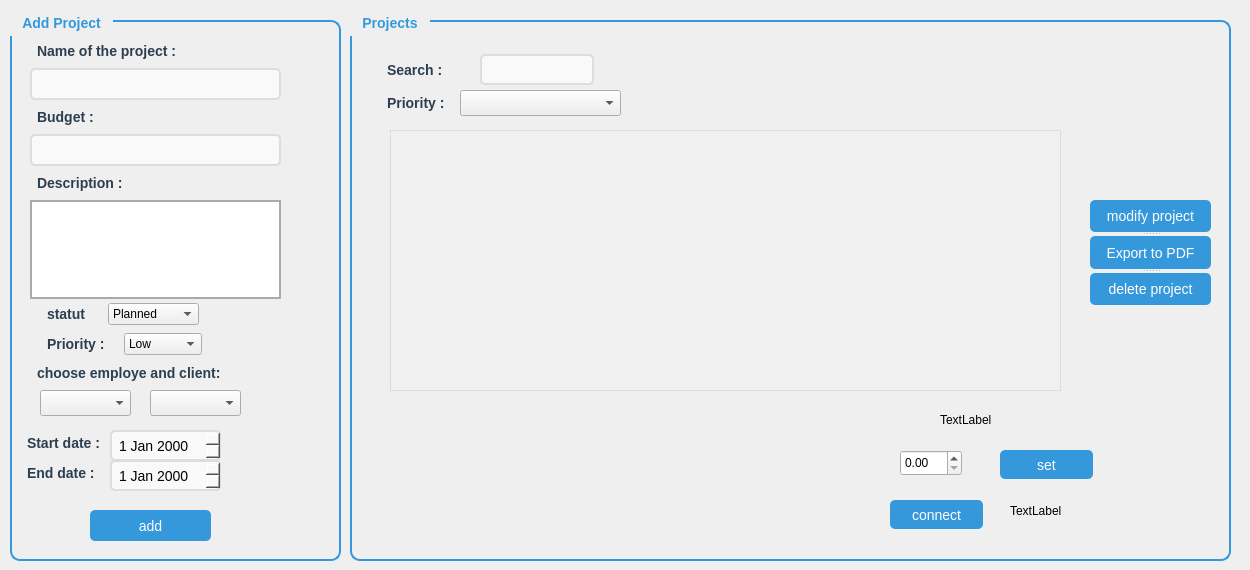
     <widget class="QWidget" name="Projects">
      <attribute name="title">
       <string>Tab 1</string>
      </attribute>
      <widget class="QGroupBox" name="groupBox">
       <property name="geometry">
        <rect>
         <x>10</x>
         <y>10</y>
         <width>331</width>
         <height>551</height>
        </rect>
       </property>
       <property name="styleSheet">
        <string notr="true">QGroupBox {
    border: 2px solid #3498db;
    border-radius: 10px;
    margin-top: 10px;
    font-weight: bold;
    font-size: 14px;
    padding: 10px;
}
QGroupBox::title {
    subcontrol-origin: margin;
    subcontrol-position: top left;
    padding: 5px 10px;
    color: #3498db;
}
</string>
       </property>
       <property name="title">
        <string>Add Project</string>
       </property>
       <widget class="QPushButton" name="addButton">
        <property name="geometry">
         <rect>
          <x>80</x>
          <y>500</y>
          <width>121</width>
          <height>31</height>
         </rect>
        </property>
        <property name="styleSheet">
         <string notr="true">QPushButton {
    background-color: #3498db;
    color: white;
    border-radius: 5px;
    padding: 8px 15px;
    font-size: 14px;
}
QPushButton:hover {
    background-color: #2980b9;
}
QPushButton:pressed {
    background-color: #1c5985;
}
</string>
        </property>
        <property name="text">
         <string>add</string>
        </property>
       </widget>
       <widget class="QDateEdit" name="dateDebutEdit">
        <property name="geometry">
         <rect>
          <x>100</x>
          <y>420</y>
          <width>111</width>
          <height>31</height>
         </rect>
        </property>
        <property name="styleSheet">
         <string notr="true">QDateEdit {
    border: 2px solid #ddd;
    border-radius: 5px;
    padding: 5px;
    font-size: 14px;
    background-color: #f9f9f9;
}
QDateEdit::drop-down {
    border: none;
}
</string>
        </property>
       </widget>
       <widget class="QLabel" name="label_2">
        <property name="geometry">
         <rect>
          <x>10</x>
          <y>420</y>
          <width>88</width>
          <height>25</height>
         </rect>
        </property>
        <property name="styleSheet">
         <string notr="true">QLabel {
    font-size: 14px;
    font-weight: bold;
    color: #2c3e50; /* Gris foncé */
    padding: 3px;
}
</string>
        </property>
        <property name="text">
         <string>Start date :</string>
        </property>
       </widget>
       <widget class="QWidget" name="layoutWidget">
        <property name="geometry">
         <rect>
          <x>20</x>
          <y>30</y>
          <width>251</width>
          <height>259</height>
         </rect>
        </property>
        <layout class="QVBoxLayout" name="verticalLayout_4">
         <item>
          <widget class="QLabel" name="label_6">
           <property name="styleSheet">
            <string notr="true">QLabel {
    font-size: 14px;
    font-weight: bold;
    color: #2c3e50; /* Gris foncé */
    padding: 3px;
}
</string>
           </property>
           <property name="text">
            <string>Name of the project :</string>
           </property>
          </widget>
         </item>
         <item>
          <widget class="QLineEdit" name="nomLineEdit">
           <property name="styleSheet">
            <string notr="true">QLineEdit {
    border: 2px solid #ddd;
    border-radius: 5px;
    padding: 5px;
    font-size: 14px;
    background-color: #f9f9f9;
}
QLineEdit:focus {
    border: 2px solid #3498db;
    background-color: white;
}
</string>
           </property>
           <property name="text">
            <string/>
           </property>
          </widget>
         </item>
         <item>
          <widget class="QLabel" name="label_7">
           <property name="styleSheet">
            <string notr="true">QLabel {
    font-size: 14px;
    font-weight: bold;
    color: #2c3e50; /* Gris foncé */
    padding: 3px;
}
</string>
           </property>
           <property name="text">
            <string>Budget :</string>
           </property>
          </widget>
         </item>
         <item>
          <widget class="QLineEdit" name="budgetLineEdit">
           <property name="styleSheet">
            <string notr="true">QLineEdit {
    border: 2px solid #ddd;
    border-radius: 5px;
    padding: 5px;
    font-size: 14px;
    background-color: #f9f9f9;
}
QLineEdit:focus {
    border: 2px solid #3498db;
    background-color: white;
}
</string>
           </property>
           <property name="text">
            <string/>
           </property>
          </widget>
         </item>
         <item>
          <widget class="QLabel" name="label_8">
           <property name="styleSheet">
            <string notr="true">QLabel {
    font-size: 14px;
    font-weight: bold;
    color: #2c3e50; /* Gris foncé */
    padding: 3px;
}
</string>
           </property>
           <property name="text">
            <string>Description :</string>
           </property>
          </widget>
         </item>
         <item>
          <widget class="QTextEdit" name="descLineEdit">
           <property name="styleSheet">
            <string notr="true">QTextEdit:focus {
    border: 2px solid #3498db;
    background-color: white;
}


QTextEdit {
    background-color: #1e1e1e;  /* Fond noir */
    color: #ffffff;  /* Texte blanc */
    border: 1px solid #333333;  /* Bordure grise */

    selection-background-color: #444444; /* Couleur de sélection */
}
QTextEdit {
    background-color: #ffffff;
    color: #222222;
    font-size: 14px;
    border: 2px solid #aaaaaa;

    box-shadow: 2px 2px 5px rgba(0, 0, 0, 0.3); /* Ombre */

}
</string>
           </property>
          </widget>
         </item>
        </layout>
       </widget>
       <widget class="QDateEdit" name="dateFinEdit">
        <property name="geometry">
         <rect>
          <x>100</x>
          <y>450</y>
          <width>111</width>
          <height>31</height>
         </rect>
        </property>
        <property name="styleSheet">
         <string notr="true">QDateEdit {
    border: 2px solid #ddd;
    border-radius: 5px;
    padding: 5px;
    font-size: 14px;
    background-color: #f9f9f9;
}
QDateEdit::drop-down {
    border: none;
}

</string>
        </property>
       </widget>
       <widget class="QLabel" name="label_3">
        <property name="geometry">
         <rect>
          <x>10</x>
          <y>450</y>
          <width>81</width>
          <height>25</height>
         </rect>
        </property>
        <property name="styleSheet">
         <string notr="true">QLabel {
    font-size: 14px;
    font-weight: bold;
    color: #2c3e50; /* Gris foncé */
    padding: 3px;
}
</string>
        </property>
        <property name="text">
         <string>End date :</string>
        </property>
       </widget>
       <widget class="QWidget" name="layoutWidget">
        <property name="geometry">
         <rect>
          <x>30</x>
          <y>320</y>
          <width>162</width>
          <height>28</height>
         </rect>
        </property>
        <layout class="QHBoxLayout" name="horizontalLayout">
         <item>
          <widget class="QLabel" name="label">
           <property name="styleSheet">
            <string notr="true">QLabel {
    font-size: 14px;
    font-weight: bold;
    color: #2c3e50; /* Gris foncé */
    padding: 3px;
}
</string>
           </property>
           <property name="text">
            <string>Priority :</string>
           </property>
          </widget>
         </item>
         <item>
          <widget class="QComboBox" name="prioriteComboBox">
           <item>
            <property name="text">
             <string>Low</string>
            </property>
           </item>
           <item>
            <property name="text">
             <string>Medium</string>
            </property>
           </item>
           <item>
            <property name="text">
             <string>High</string>
            </property>
           </item>
          </widget>
         </item>
        </layout>
       </widget>
       <widget class="QWidget" name="layoutWidget">
        <property name="geometry">
         <rect>
          <x>30</x>
          <y>290</y>
          <width>159</width>
          <height>28</height>
         </rect>
        </property>
        <layout class="QHBoxLayout" name="horizontalLayout_4">
         <item>
          <widget class="QLabel" name="label_4">
           <property name="styleSheet">
            <string notr="true">QLabel {
    font-size: 14px;
    font-weight: bold;
    color: #2c3e50; /* Gris foncé */
    padding: 3px;
}
</string>
           </property>
           <property name="text">
            <string>statut</string>
           </property>
          </widget>
         </item>
         <item>
          <widget class="QComboBox" name="statusComboBox">
           <item>
            <property name="text">
             <string>Planned</string>
            </property>
           </item>
           <item>
            <property name="text">
             <string>In Progress</string>
            </property>
           </item>
           <item>
            <property name="text">
             <string>Completed</string>
            </property>
           </item>
          </widget>
         </item>
        </layout>
       </widget>
       <widget class="QComboBox" name="employeComboBox">
        <property name="geometry">
         <rect>
          <x>30</x>
          <y>380</y>
          <width>91</width>
          <height>26</height>
         </rect>
        </property>
       </widget>
       <widget class="QComboBox" name="clientComboBox">
        <property name="geometry">
         <rect>
          <x>140</x>
          <y>380</y>
          <width>91</width>
          <height>26</height>
         </rect>
        </property>
       </widget>
       <widget class="QLabel" name="label_5">
        <property name="geometry">
         <rect>
          <x>20</x>
          <y>350</y>
          <width>211</width>
          <height>25</height>
         </rect>
        </property>
        <property name="styleSheet">
         <string notr="true">QLabel {
    font-size: 14px;
    font-weight: bold;
    color: #2c3e50; /* Gris foncé */
    padding: 3px;
}
</string>
        </property>
        <property name="text">
         <string>choose employe and client:</string>
        </property>
       </widget>
      </widget>
      <widget class="QLabel" name="label_pic">
       <property name="geometry">
        <rect>
         <x>1130</x>
         <y>-20</y>
         <width>111</width>
         <height>81</height>
        </rect>
       </property>
       <property name="text">
        <string/>
       </property>
      </widget>
      <widget class="QGroupBox" name="groupBox_3">
       <property name="geometry">
        <rect>
         <x>350</x>
         <y>10</y>
         <width>881</width>
         <height>551</height>
        </rect>
       </property>
       <property name="styleSheet">
        <string notr="true">QGroupBox {
    border: 2px solid #3498db;
    border-radius: 10px;
    margin-top: 10px;
    font-weight: bold;
    font-size: 14px;
    padding: 10px;
}
QGroupBox::title {
    subcontrol-origin: margin;
    subcontrol-position: top left;
    padding: 5px 10px;
    color: #3498db;
}
</string>
       </property>
       <property name="title">
        <string>Projects</string>
       </property>
       <widget class="QTableView" name="tableView">
        <property name="geometry">
         <rect>
          <x>40</x>
          <y>120</y>
          <width>671</width>
          <height>261</height>
         </rect>
        </property>
        <property name="styleSheet">
         <string notr="true">QTableView {
    background-color: #f0f0f0;
    border: 1px solid #dcdcdc;
    font-size: 12px;
    color: #333;
    selection-background-color: #A3C1D1;
    selection-color: white;
}

QTableView::item {
    padding: 5px;
    border-bottom: 1px solid #ddd;
}

QTableView::header {
    background-color: #4CAF50;
    color: white;
    font-weight: bold;
}
</string>
        </property>
       </widget>
       <widget class="QSplitter" name="splitter_5">
        <property name="geometry">
         <rect>
          <x>740</x>
          <y>190</y>
          <width>121</width>
          <height>105</height>
         </rect>
        </property>
        <property name="orientation">
         <enum>Qt::Orientation::Vertical</enum>
        </property>
        <widget class="QPushButton" name="modifyButton">
         <property name="styleSheet">
          <string notr="true">QPushButton {
    background-color: #3498db;
    color: white;
    border-radius: 5px;
    padding: 8px 15px;
    font-size: 14px;
}
QPushButton:hover {
    background-color: #2980b9;
}
QPushButton:pressed {
    background-color: #1c5985;
}
</string>
         </property>
         <property name="text">
          <string>modify project</string>
         </property>
        </widget>
        <widget class="QPushButton" name="exportButton">
         <property name="styleSheet">
          <string notr="true">QPushButton {
    background-color: #3498db;
    color: white;
    border-radius: 5px;
    padding: 8px 15px;
    font-size: 14px;
}
QPushButton:hover {
    background-color: #2980b9;
}
QPushButton:pressed {
    background-color: #1c5985;
}
</string>
         </property>
         <property name="text">
          <string>Export to PDF</string>
         </property>
        </widget>
        <widget class="QPushButton" name="deleteButton">
         <property name="styleSheet">
          <string notr="true">QPushButton {
    background-color: #3498db;
    color: white;
    border-radius: 5px;
    padding: 8px 15px;
    font-size: 14px;
}
QPushButton:hover {
    background-color: #2980b9;
}
QPushButton:pressed {
    background-color: #1c5985;
}
</string>
         </property>
         <property name="text">
          <string>delete project</string>
         </property>
        </widget>
       </widget>
       <widget class="QWidget" name="verticalLayoutWidget_3">
        <property name="geometry">
         <rect>
          <x>20</x>
          <y>400</y>
          <width>481</width>
          <height>101</height>
         </rect>
        </property>
        <layout class="QVBoxLayout" name="verticalLayout"/>
       </widget>
       <widget class="QLineEdit" name="searchLineEdit">
        <property name="geometry">
         <rect>
          <x>130</x>
          <y>44</y>
          <width>114</width>
          <height>31</height>
         </rect>
        </property>
        <property name="styleSheet">
         <string notr="true">QLineEdit {
    border: 2px solid #ddd;
    border-radius: 5px;
    padding: 5px;
    font-size: 14px;
    background-color: #f9f9f9;
}
QLineEdit:focus {
    border: 2px solid #3498db;
    background-color: white;
}
</string>
        </property>
        <property name="text">
         <string/>
        </property>
       </widget>
       <widget class="QLabel" name="label_15">
        <property name="geometry">
         <rect>
          <x>30</x>
          <y>44</y>
          <width>94</width>
          <height>31</height>
         </rect>
        </property>
        <property name="styleSheet">
         <string notr="true">QLabel {
    font-size: 14px;
    font-weight: bold;
    color: #2c3e50; /* Gris foncé */
    padding: 3px;
}
</string>
        </property>
        <property name="text">
         <string>Search :</string>
        </property>
       </widget>
       <widget class="QLabel" name="label_9">
        <property name="geometry">
         <rect>
          <x>30</x>
          <y>80</y>
          <width>71</width>
          <height>25</height>
         </rect>
        </property>
        <property name="styleSheet">
         <string notr="true">QLabel {
    font-size: 14px;
    font-weight: bold;
    color: #2c3e50; /* Gris foncé */
    padding: 3px;
}
</string>
        </property>
        <property name="text">
         <string>Priority :</string>
        </property>
       </widget>
       <widget class="QComboBox" name="sortComboBox">
        <property name="geometry">
         <rect>
          <x>110</x>
          <y>80</y>
          <width>161</width>
          <height>26</height>
         </rect>
        </property>
        <property name="styleSheet">
         <string notr="true">QPushButton {
    background-color: #3498db;
    color: white;
    border-radius: 5px;
    padding: 8px 15px;
    font-size: 14px;
}
QPushButton:hover {
    background-color: #2980b9;
}
QPushButton:pressed {
    background-color: #1c5985;
}
</string>
        </property>
       </widget>
       <widget class="QLabel" name="temperatureLabel">
        <property name="geometry">
         <rect>
          <x>590</x>
          <y>400</y>
          <width>63</width>
          <height>20</height>
         </rect>
        </property>
        <property name="text">
         <string>TextLabel</string>
        </property>
       </widget>
       <widget class="QDoubleSpinBox" name="thresholdSpinBox">
        <property name="geometry">
         <rect>
          <x>550</x>
          <y>440</y>
          <width>62</width>
          <height>26</height>
         </rect>
        </property>
       </widget>
       <widget class="QPushButton" name="connectArduino">
        <property name="geometry">
         <rect>
          <x>540</x>
          <y>490</y>
          <width>93</width>
          <height>29</height>
         </rect>
        </property>
        <property name="styleSheet">
         <string notr="true">QPushButton {
    background-color: #3498db;
    color: white;
    border-radius: 5px;
    padding: 8px 15px;
    font-size: 14px;
}
QPushButton:hover {
    background-color: #2980b9;
}
QPushButton:pressed {
    background-color: #1c5985;
}
</string>
        </property>
        <property name="text">
         <string>connect</string>
        </property>
       </widget>
       <widget class="QPushButton" name="setThreshold">
        <property name="geometry">
         <rect>
          <x>650</x>
          <y>440</y>
          <width>93</width>
          <height>29</height>
         </rect>
        </property>
        <property name="styleSheet">
         <string notr="true">QPushButton {
    background-color: #3498db;
    color: white;
    border-radius: 5px;
    padding: 8px 15px;
    font-size: 14px;
}
QPushButton:hover {
    background-color: #2980b9;
}
QPushButton:pressed {
    background-color: #1c5985;
}
</string>
        </property>
        <property name="text">
         <string>set</string>
        </property>
       </widget>
       <widget class="QLabel" name="arduinoStatusLabel">
        <property name="geometry">
         <rect>
          <x>660</x>
          <y>490</y>
          <width>121</width>
          <height>21</height>
         </rect>
        </property>
        <property name="text">
         <string>TextLabel</string>
        </property>
       </widget>
      </widget>
     </widget>
